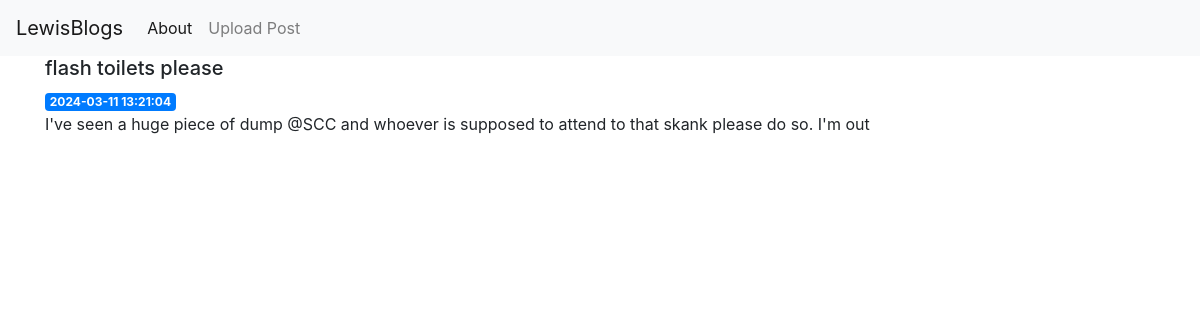
The page /5 on the database as committed earlier.
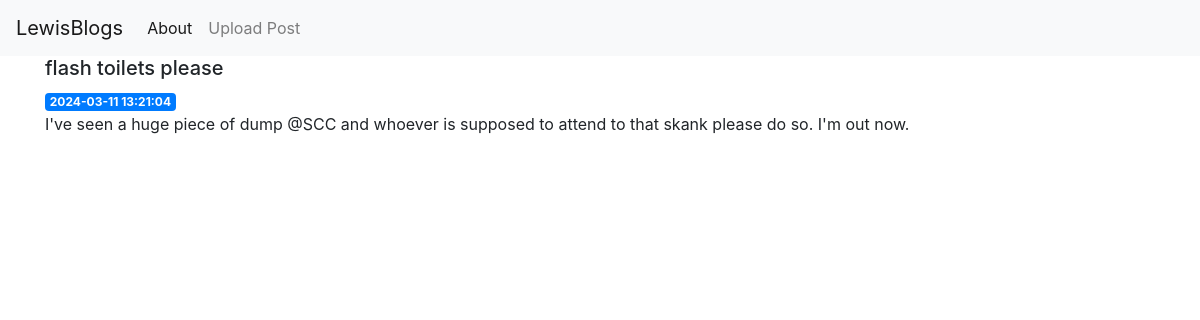
The same page on the database as committed later.
### tables this page shows
CREATE TABLE posts (
    id INTEGER PRIMARY KEY AUTOINCREMENT,
    created TIMESTAMP NOT NULL DEFAULT CURRENT_TIMESTAMP,
    title TEXT NOT NULL,
    content NOT NULL
);

### app.py (the view)
@app.route('/<int:post_id>')
def post(post_id):
    post = get_post(post_id)
    return render_template('post.html', post=post)

### app.py (called while the page is built)
def get_db_connection():
    conn = sqlite3.connect('database.db')
    conn.row_factory = sqlite3.Row
    return conn

def get_post(post_id):
    conn = get_db_connection()
    post = conn.execute('SELECT * FROM posts WHERE id = ?',
                        (post_id,)).fetchone()
    conn.close()
    if post is None:
        abort(404)
    return post

### templates/post.html
{% extends 'base.html' %}
{% block content %}
    <h5>{% block title %} {{ post['title'] }} {% endblock %}</h5>
    <span class="badge badge-primary">{{ post['created'] }}</span>
    <p>{{ post['content'] }}</p>
{% endblock %}

Rows that differ between the two databases and show on the page:
changed posts "flash toilets please": content "I've seen a huge piece of dump @SCC and whoever is supposed to attend to that skank please do so. I'm out" → "I've seen a huge piece of dump @SCC and whoever is supposed to attend to that skank please do so. I'm out now."
